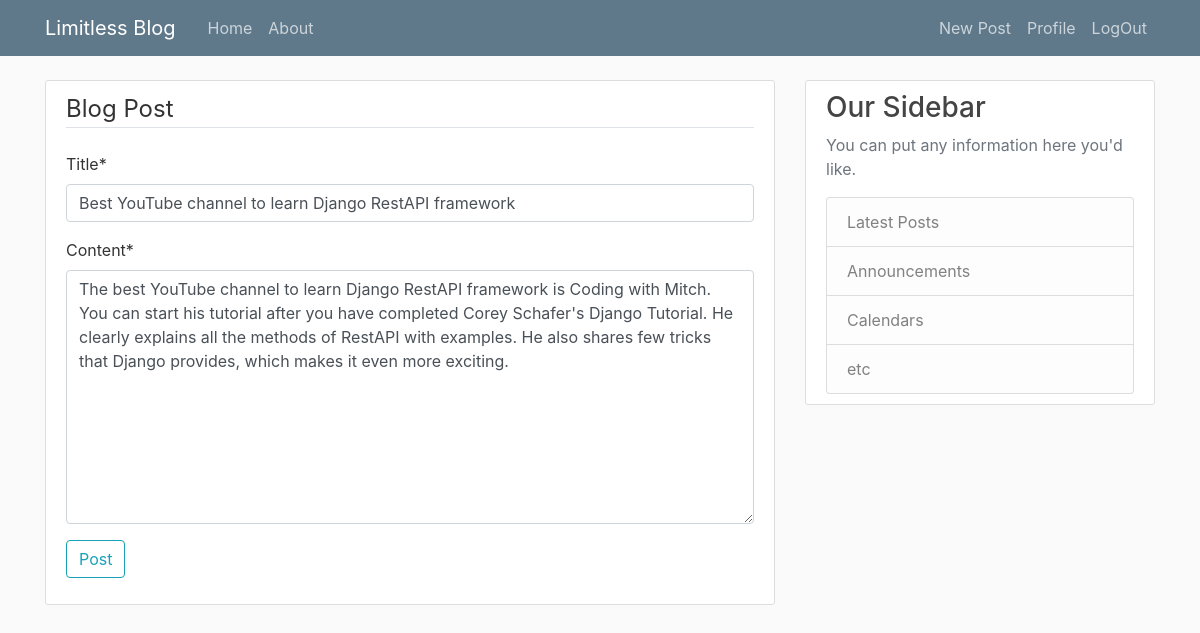
Screenshot of /post/10/update/ (signed in) with the database file from the repository.
### blog/models.py (models this page shows, shortened)
class Post(models.Model):
    title = models.CharField(max_length=100)
    content = models.TextField()
    date_posted = models.DateTimeField(default=timezone.now)
    author = models.ForeignKey(User, on_delete=models.CASCADE)

### blog/views.py (the view, shortened to what this page needs)
# urls.py: path('post/<int:pk>/update/', PostUpdateView.as_view(), name='post-update'),
class PostUpdateView(LoginRequiredMixin, UserPassesTestMixin, UpdateView):
    model = Post
    fields = ['title', 'content']
    def test_func(self):
        post = self.get_object()
        if self.request.user == post.author:
            return True
        return  False

### blog/templates/blog/post_form.html (shortened to what this page needs)
{% extends "blog/base.html" %}
{% load crispy_forms_tags %}
{% block content %}
    <div class="content-section">
        <form method="POST">
            <fieldset class="">
                <legend class="border-bottom mb-4">Blog Post</legend>
                {{ form|crispy }}
            </fieldset>
            <div class="form-group">
                <button class="btn btn-outline-info" type="submit">Post</button>
            </div>
        </form>
    </div>
{% endblock content %}

### blog/Static/blog/main.css (style rules this page uses)
body { background: #fafafa; color: #333333; margin-top: 5rem; }
.content-section { background: #ffffff; padding: 10px 20px; border: 1px solid #dddddd; border-radius: 3px; margin-bottom: 20px; }

### rows the page displays
Post: title "Best YouTube channel to learn Django RestAPI framework", content "The best YouTube channel to learn Django RestAPI framework is Coding with Mitch. You can start his tutorial after you have completed Corey Schafer's Django Tutorial. He clearly explains all the methods of RestAPI with examples. He also shares few tricks that Django provides, which makes it even more exciting."
